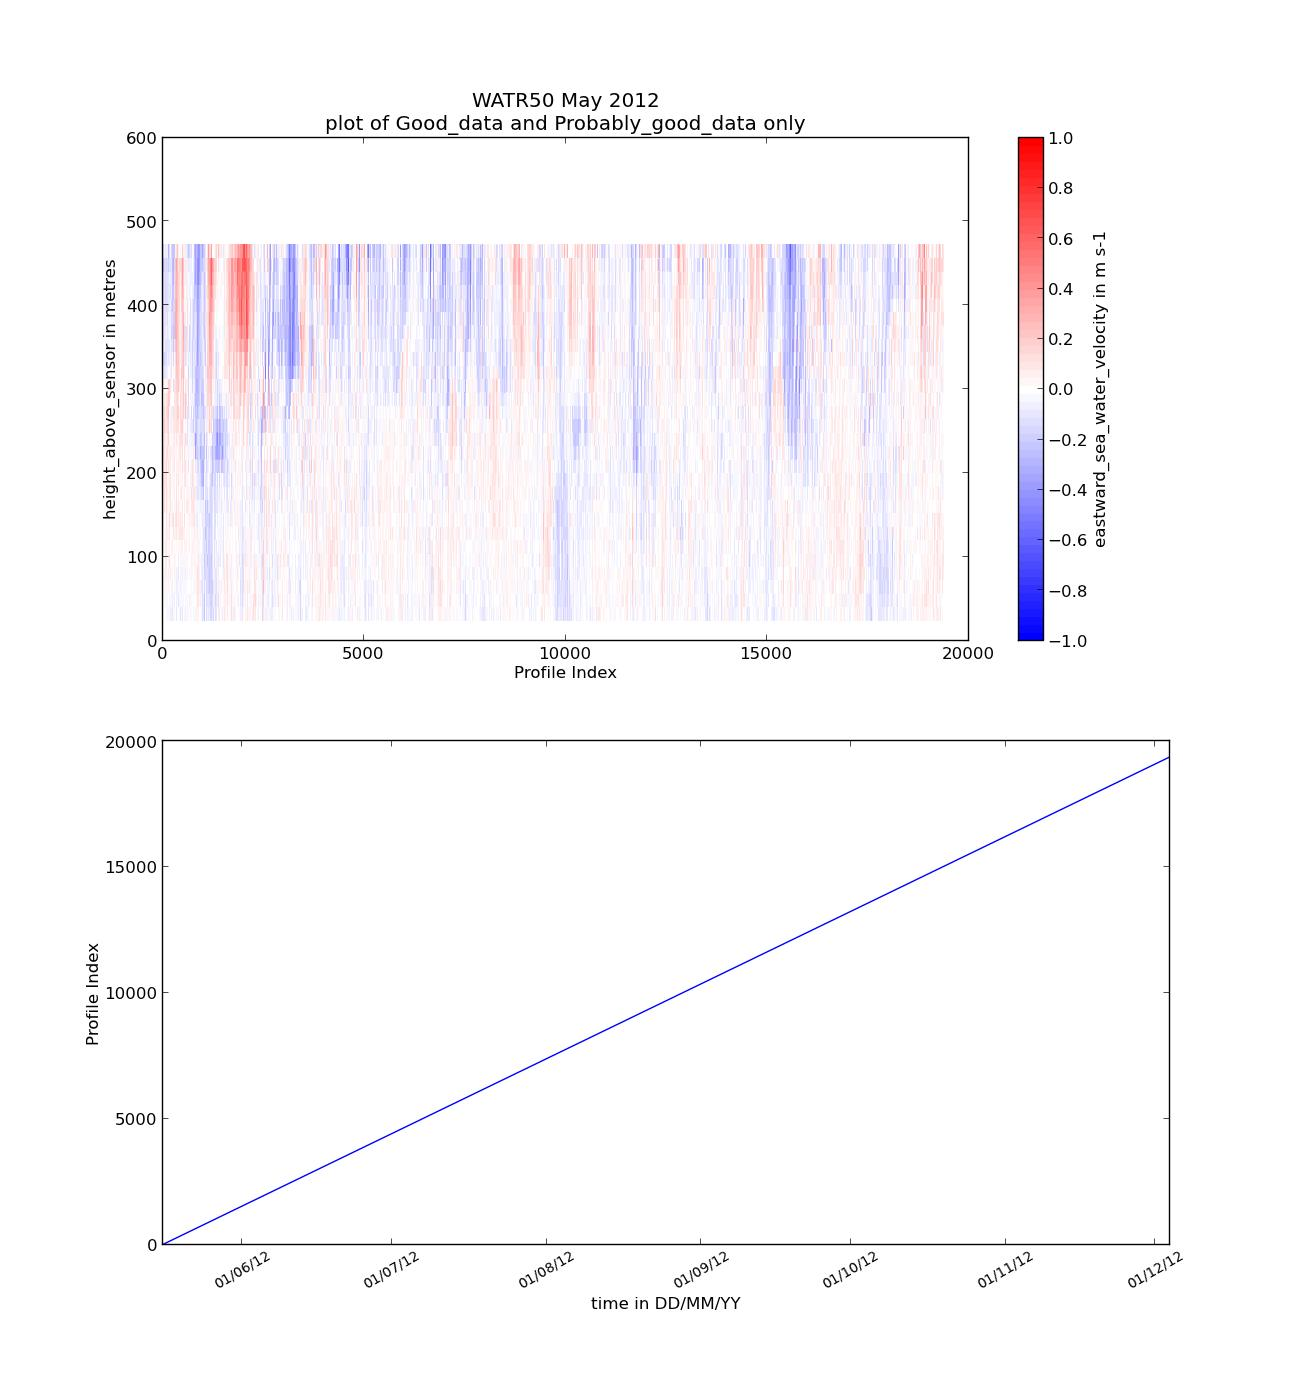

Here is the Python script that generated this plot:
#!/bin/env python
# -*- coding: utf-8 -*-
#
# Author: Laurent Besnard
# Institute: IMOS / eMII
# email address: laurent.besnard@utas.edu.au
# Website: http://imos.org.au/  https://github.com/aodn/imos_user_code_library
# May 2013; Last revision: 20-May-2013
#
# Copyright 2013 IMOS
# The script is distributed under the terms of the GNU General Public License

from netCDF4 import Dataset, num2date
from numpy import arange, meshgrid
from matplotlib.pyplot import (figure, subplot, pcolor, clim, colorbar, title, 
                               xlabel, ylabel, plot, setp, show)
import matplotlib.colors as mcolors
from matplotlib.dates import MONTHLY, DateFormatter, rrulewrapper, RRuleLocator

# open the dataset
anmn_URL = 'http://thredds.aodn.org.au/thredds/dodsC/IMOS/eMII/demos/ANMN/WA/WATR50/Velocity/IMOS_ANMN-WA_VATPE_20120516T040000Z_WATR50_FV01_WATR50-1205-Workhorse-ADCP-498_END-20121204T021500Z_C-20121207T023956Z.nc' 
anmn_DATA = Dataset(anmn_URL) 

# create short-cuts to the variables we're interested in
UCUR = anmn_DATA.variables['UCUR']
UCURqc = anmn_DATA.variables['UCUR_quality_control']
HEIGHT = anmn_DATA.variables['HEIGHT_ABOVE_SENSOR']
TIME = anmn_DATA.variables['TIME']

# extract time values and convert into an array of datetime objects
timeData = num2date(TIME[:], TIME.units, TIME.calendar)

# extract height and eastward velocity values
heightData = HEIGHT[:]
uCurrentData = UCUR[:]
# Note: because UCUR has some missing values, this gives us a numpy
# MaskedArray object, which works the same way as a normal array,
# except missing values are automatically excluded from calculations
# and plots.

# it is a lot more relevant for ADCP data to plot the good and
# probably good data only (flags 1 and 2).
qcLevel = [1, 2]
qcIndex = ( UCURqc[:] == qcLevel[0]) | ( UCURqc[:] == qcLevel[1] )
# update the mask to exclude all but the good data data
uCurrentData.mask = ~qcIndex

# get the flag meaning values to add it later in the figure title
flag_meanings = (UCURqc.flag_meanings).split()

# create a profile index variable because pcolor can't handle datetime
# objects on the x axis
profIndex = arange(len(timeData)

# create a matrices of the coordinate variables (same shape as
# uCurrentData) to be used with pcolor
heightData_mesh, prof_2D_mesh = meshgrid(heightData, profIndex)


# creation of a blue and red colormap centered in white
levs = range(64)
assert len(levs) % 2 == 0, 'N levels must be even.'

cmap = mcolors.LinearSegmentedColormap.from_list(name='red_white_blue', 
                                                 colors =[(0, 0, 1), 
                                                          (1, 1., 1), 
                                                          (1, 0, 0)],
                                                 N=len(levs)-1,
                                                 )
                                            
# plot current profiles
figure1 =figure( figsize=(13, 18), dpi=80, facecolor='w', edgecolor='k')
ax1 = subplot(211)

pcolor(prof_2D_mesh , heightData_mesh , uCurrentData[:,:,0,0],cmap=cmap)
clim(UCUR.valid_min, UCUR.valid_max)
cbar = colorbar()
cbar.ax.set_ylabel(UCUR.long_name + ' in ' + UCUR.units)

title(anmn_DATA.title + '\nplot of ' + flag_meanings[qcLevel[0]] + 
      ' and ' + flag_meanings[qcLevel[1]] + ' only')
xlabel('Profile Index')
ylabel(HEIGHT.long_name +' in ' + HEIGHT.units)

# plot profile index with time 
ax2 = subplot(212)
plot(timeData,profIndex)
ylabel('Profile Index')
xlabel(anmn_DATA.variables['TIME'].long_name +' in DD/MM/YY')

# format date ticks
rule = rrulewrapper(MONTHLY, bymonthday=1, interval=1)
formatter = DateFormatter('%d/%m/%y')
loc = RRuleLocator(rule)
ax2.xaxis.set_major_locator(loc)
ax2.xaxis.set_major_formatter(formatter)
labels = ax2.get_xticklabels()
setp(labels, rotation=30, fontsize=10)

show()
